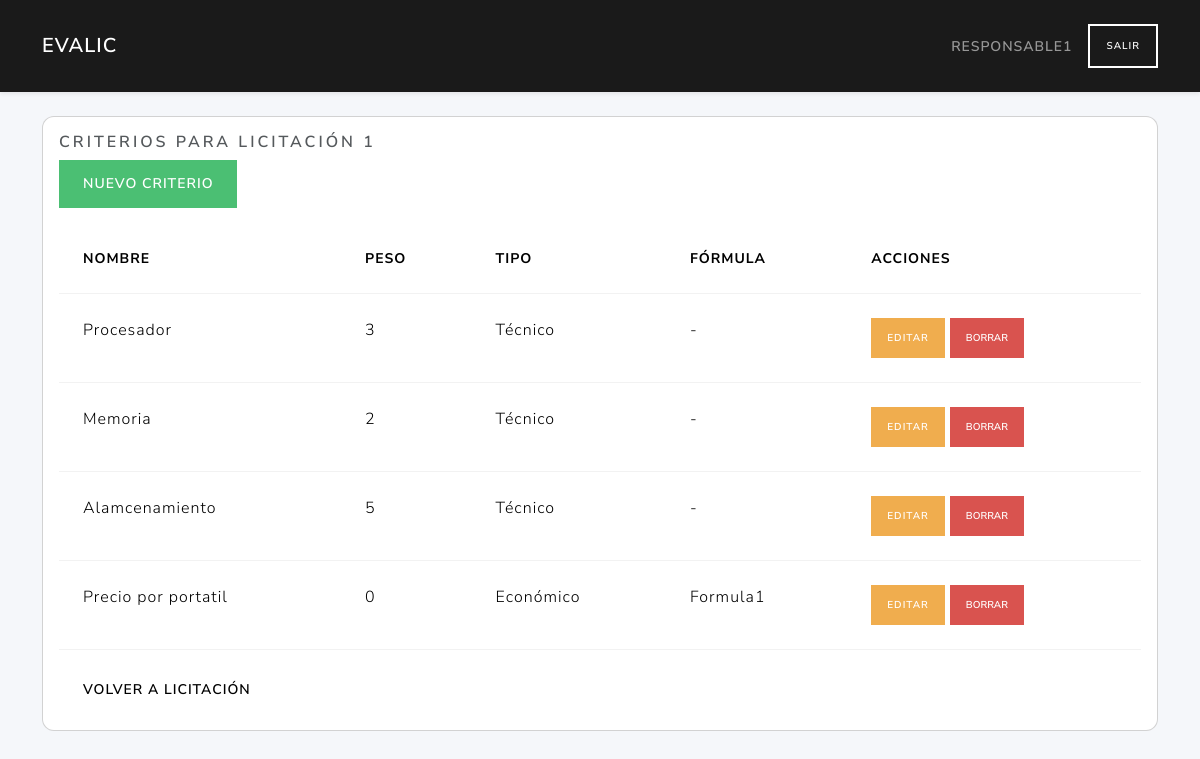
The page /criterios/1 (signed in) on the database as committed earlier.
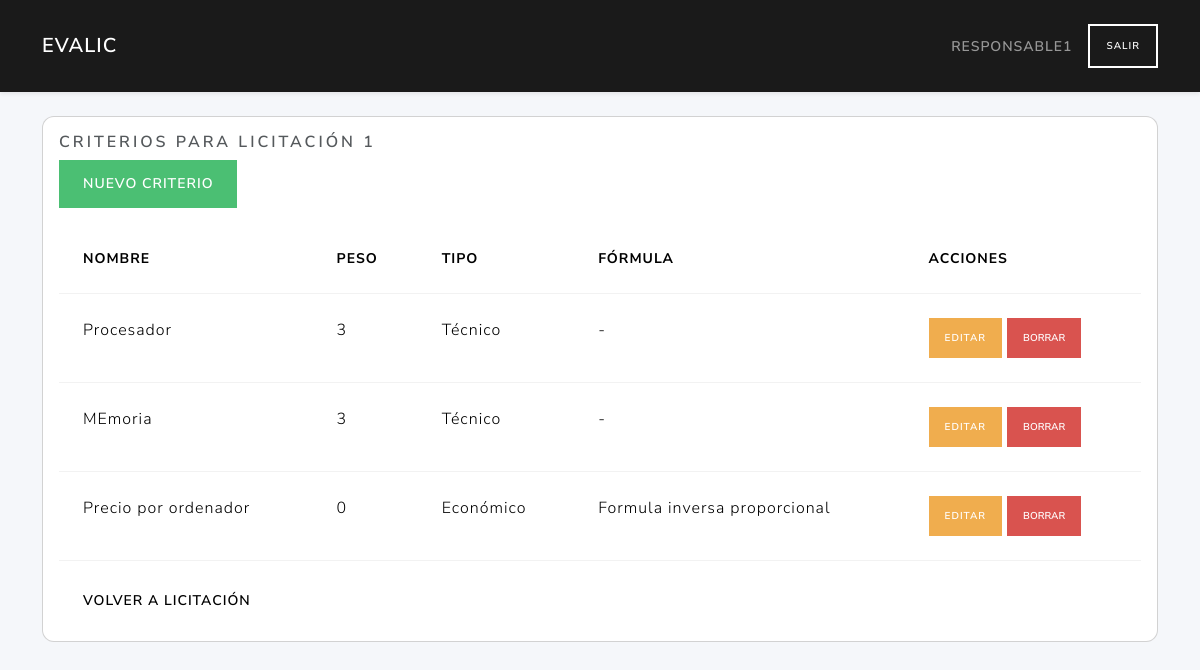
The same page on the database as committed later.
### tables this page shows
CREATE TABLE criterios (
        id  INTEGER PRIMARY KEY AUTOINCREMENT,
        NombreCriterio TEXT NOT NULL,
        descripcion TEXT,
        peso INTEGER,
        PrecioBase INTEGER,             
        tipocriterio_id INTEGER NOT NULL,
        licitacion_id INTEGER NOT NULL,
        formula_id INTEGER,                          
        FOREIGN KEY (tipocriterio_id) REFERENCES tipo_criterios(id)
        FOREIGN KEY (licitacion_id) REFERENCES licitaciones(id)
        FOREIGN KEY (formula_id) REFERENCES formulas(id)                                                             
    );

CREATE TABLE tipo_criterios (
        id INTEGER PRIMARY KEY AUTOINCREMENT,
        TipoCriterio TEXT NOT NULL UNIQUE CHECK(TipoCriterio IN ('Técnico','Económico'))
    );

CREATE TABLE formulas (
        id INTEGER PRIMARY KEY AUTOINCREMENT,
        NombreFormula NOT NULL UNIQUE                                                              
    );

### routes/criterios_routes.py (the view)
@criterios_bp.route('/<int:lic_id>')
def index(lic_id):
    if 'user_id' not in session:
        return redirect(url_for('auth.login'))
    db = get_db(current_app)
    items = listar(db, lic_id)
    return render_template(
        'criterios/index.html',
        criterios=items,
        lic_id=lic_id
    )

### app.py (called while the page is built)
def create_app():
    app = Flask(__name__)
    app.config.from_object(Config)
    @app.context_processor
    def utility_processor():
        from flask import request, url_for
        def url_for_other_page(page):
            args = request.args.copy()
            args['page'] = page
            return url_for('licitaciones.index', **args)
        return dict(url_for_other_page=url_for_other_page)
    app.teardown_appcontext(close_connection)
    with app.app_context():
        init_db(app)
    app.register_blueprint(auth_bp)
    app.register_blueprint(user_bp)
    app.register_blueprint(licitaciones_bp)
    app.register_blueprint(ofertas_bp)
    app.register_blueprint(licitantes_bp)
    app.register_blueprint(evaluador_bp)
    from routes.criterios_routes import criterios_bp
    app.register_blueprint(criterios_bp)
    return app

### models/criterios_data.py (called while the page is built)
def list_criterios(db, licitacion_id):
    return db.execute("""
        SELECT c.*, t.TipoCriterio, f.NombreFormula
        FROM criterios c
        JOIN tipo_criterios t ON c.tipocriterio_id=t.id
        LEFT JOIN formulas f ON c.formula_id=f.id
        WHERE c.licitacion_id=?
        ORDER BY c.id
    """, (licitacion_id,)).fetchall()

### templates/criterios/index.html (shortened to what this page needs)
{% extends "base.html" %}
{% block content %}
<div class="card">
  <div class="card-body">
    <h5 class="card-title">Criterios para Licitación {{ lic_id }}</h5>
    <a href="{{ url_for('criterios.create_criterio_route', lic_id=lic_id) }}" class="btn btn-success mb-3">Nuevo Criterio</a>
    <table class="table">
      <thead>
        <tr>
          <th>Nombre</th><th>Peso</th><th>Tipo</th><th>Fórmula</th><th>Acciones</th>
        </tr>
      </thead>
      <tbody>
        {% for c in criterios %}
        <tr>
          <td>{{ c.NombreCriterio }}</td>
          <td>{{ c.Peso }}</td>
          <td>{{ c.TipoCriterio }}</td>
          <td>{{ c.NombreFormula or '-' }}</td>
          <td>
            <a href="{{ url_for('criterios.edit_criterio_route', lic_id=lic_id, crit_id=c.id) }}" class="btn btn-sm btn-warning">Editar</a>
            <form method="post" action="{{ url_for('criterios.delete_criterio_route', lic_id=lic_id, crit_id=c.id) }}" style="display:inline">
              <button type="submit" class="btn btn-sm btn-danger" onclick="return confirm('¿Eliminar criterio?')">Borrar</button>
            </form>
          </td>
        </tr>
        {% endfor %}
      </tbody>
    </table>
    <a href="{{ url_for('licitaciones.edit_licitacion_route', lic_id=lic_id) }}" class="btn btn-secondary">Volver a Licitación</a>
  </div>
</div>
{% endblock %}

Rows that differ between the two databases and show on the page:
removed criterios: NombreCriterio "Precio por portatil", Peso "0", TipoCriterio "Económico", NombreFormula "Formula1"
changed criterios: NombreCriterio "Memoria" → "MEmoria"; Peso "2" → "3"
changed criterios: NombreCriterio "Alamcenamiento" → "Precio por ordenador"; Peso "5" → "0"; TipoCriterio "Técnico" → "Económico"; NombreFormula "-" → "Formula inversa proporcional"
